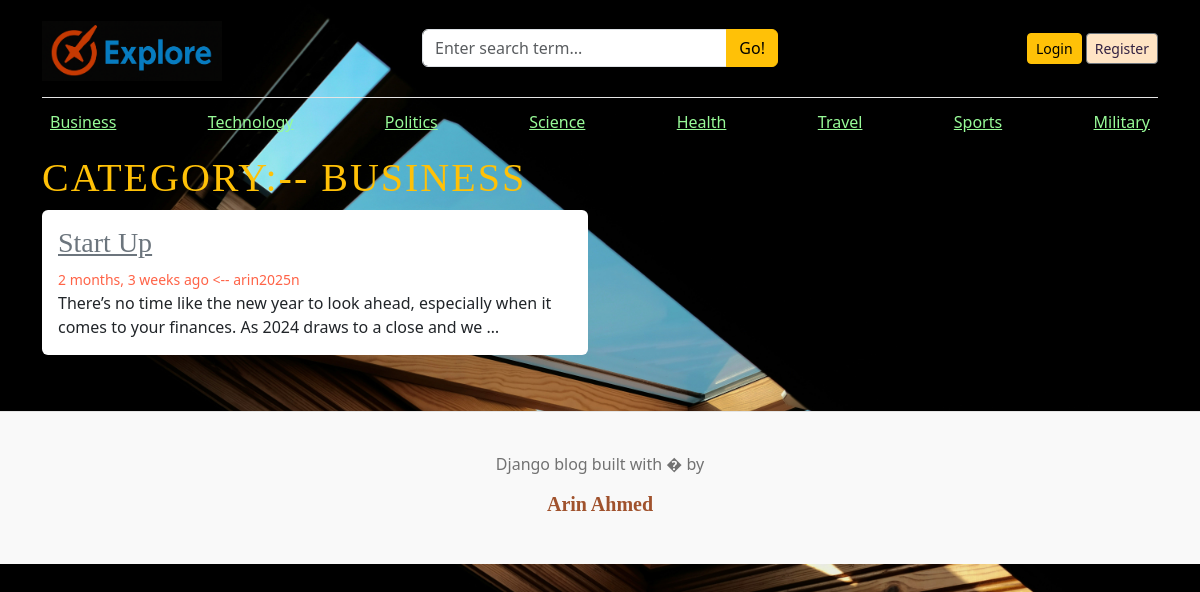
The app's page /category/2/ with its own data.
### blogs/models.py (models this page shows, shortened)
class Image(models.Model):
    title = models.CharField(max_length=50)
    image_file = models.ImageField(upload_to='images/')  # Saves to `MEDIA_ROOT/images/`
    uploaded_at = models.DateTimeField(auto_now_add=True)

class Category(models.Model):
    category_name = models.CharField(max_length=50,unique=True) # unique = True krle nam ta unique hisbe nibe,jeta second time use kra jbe na
    created_at = models.DateTimeField(auto_now_add=True)
    updated_at = models.DateTimeField(auto_now=True)
    class Meta:
        verbose_name_plural = 'Categories'
    def __str__(self):
        return self.category_name

class Blog(models.Model):
    title = models.CharField(max_length=100)
    slug = models.SlugField(max_length=150,unique=True,blank=True)
    category = models.ForeignKey(Category,on_delete=models.CASCADE)
    author = models.ForeignKey(User, on_delete=models.CASCADE)
    featured_image = models.ImageField(upload_to='uploads/%y/%m/%d') # etar mane uploads nam er folder a year,month,date er sthe image gula save hbe dynamically
    short_desc = models.TextField(max_length=500)
    blog_body = models.TextField(max_length=2000)
    status = models.CharField(max_length=20,choices=STATUS_CHOICES,default="Draft")
    is_featured = models.BooleanField(default=False)
    created_at = models.DateTimeField(auto_now_add=True)
    updated_at = models.DateTimeField(auto_now=True)

### blogs/views.py (the view)
# urls.py: path('<int:category_id>/',views.posts_by_category,name='posts_by_category'),
def posts_by_category(rqst,category_id):
    posts = Blog.objects.filter(status = 'Published',category = category_id)
    category = get_object_or_404(Category,pk=category_id) # category_id dara category er nam ta ta bair krar jnno
    context = {
        'posts':posts,
        'category':category,
    }
    return render(rqst,'posts_by_category.html',context)

### blogs/context_processors.py (called while the page is built)
def get_categories(rqst):
    categories = Category.objects.all()
    return dict(categories = categories) # ekhn autometically categories gula prottekta html page a dhuke jabe

def get_social_links(rqst):
    social_links = SocialLink.objects.all()
    return dict(social_links=social_links)

def image1(rqst):
    logo = Image.objects.get(title="Logo")
    return {'image1':logo}

def image2(rqst):
    WebsiteName = Image.objects.get(title="WebsiteName")
    return {'image2':WebsiteName}

def image3(rqst):
    BackgroundImage = Image.objects.get(title="BackgroundImage")
    return {'image3':BackgroundImage}

### templates/posts_by_category.html
{% extends "base.html" %}
{% block content %}
        <h1 class="text-uppercase text-warning" style="letter-spacing: 2px;">Category:-- {{category}}</h1>
        <div class="row mb-2">
            {% if posts %}
            {% for post in posts %}
            <div class="col-md-6">
            <div class="card border-0" >
                <div class="card-body">
                <h3><a href="{% url 'blogs' post.slug %}" class="text-secondary">{{post.title}}</a></h3>
                <small class="mb-1 text-muted" style="color:tomato !important;">{{post.created_at | timesince}} ago <-- {{post.author}}</small>
                <p class="card-text">{{post.short_desc | truncatewords:25}}</p>
                </div>
            </div> <br> <br>
            </div>
            {% endfor %}
            {% else %}
                <p><b><i>No Post Found..LoL..!</i></b></p>
            {% endif %}
        </div>
   </div>
{% endblock %}

### templates/base.html (shortened to what this page needs)
<!DOCTYPE html>
<html lang="en">
{% load static %}
<head>
    <link rel="stylesheet" href="https://cdnjs.cloudflare.com/ajax/libs/font-awesome/4.7.0/css/font-awesome.min.css">
    <link href="https://cdn.jsdelivr.net/npm/bootstrap@5.3.3/dist/css/bootstrap.min.css" rel="stylesheet">
    <link rel="stylesheet" href="{% static 'css/blog.css' %}">
</head>
<body>
    <div class="container">
      <header class="blog-header py-3">
        <div class="row flex-nowrap justify-content-between align-items-center">
          <div class="col-4 pt-1">
            <a class="blog-header-logo" id="headLine" href="/"><img src="{{image2.image_file.url}}" alt="Explore" style="height: 60px; width:180px"></a>
          </div>
          <div class="col-4">
            <form action="{% url 'search' %}" method="GET">
              <div class="input-group">
                <input class="form-control" type="text" name="keyword" value="{{kywrd}}" placeholder="Enter search term..." autocomplete="off" aria-label="Enter search term..." aria-describedby="button-search" />
                <button type="submit" class="btn btn-warning" id="button-search" type="button">Go!</button>
            </div>
            </form>
          </div>
          <div class="col-4 d-flex justify-content-end align-items-center">
            {% block navigation_links %}
            {% if not user.is_authenticated %}
            <a class="btn btn-sm btn-warning" id="login" href="{% url 'login' %}">Login</a> &nbsp;
            <a class="btn btn-sm btn-outline-secondary" id="rgstr" href="{% url 'register' %}">Register</a>
            {% else %}
            <span><a href="{% url 'dashboard' %}" class="btn lggdin" style="color:brown ; background-color:black "><i><b>Dashboard</b></i></a></span>
            &emsp;
            <span><a href="{% url 'logout' %}" id="lo_btn" class="btn btn-danger"><i><b>LogOut</b></i></a></span>
            {% endif %}
            {% endblock %}
          </div>
        </div>
      </header>
      <div class="nav-scroller py-1 mb-2">
        <nav class="nav d-flex justify-content-between">
        {% for cat in categories %}
          <a class="p-2" id="cat_nam" href="{% url 'posts_by_category' cat.id %}" style="color:palegreen;">{{cat.category_name}}</a>
        {% endfor %}
        </nav>
      </div>
    {% block content %}
    {% endblock %}
    <footer class="blog-footer">
        <p>Django blog built with � by <h5 style="color:sienna !important;"><b>Arin Ahmed</b></h5></p>
    </footer>
</body>
</html>

### static/css/blog.css (style rules this page uses)
.blog-header { border-bottom: 1px solid #e5e5e5; }
.blog-header-logo { font-family: "Playfair Display", Georgia, "Times New Roman", serif; font-size: 2.25rem; }
h1, h2, h3, h4, h5, h6 { font-family: "Playfair Display", Georgia, "Times New Roman", serif; }
.blog-footer { padding: 2.5rem 0; color: #727272; text-align: center; background-color: #f9f9f9; border-top: .05rem solid #e5e5e5; }

### records on screen
Image: image_file (picture)
Category: category_name "Business", category_name "BUSINESS"
Category: category_name "Technology"
Category: category_name "Politics"
Category: category_name "Science"
Category: category_name "Health"
Category: category_name "Travel"
Category: category_name "Sports"
Category: category_name "Military"
Blog: title "Start Up", created_at "2 months, 3 weeks", author "arin2025n", short_desc "There’s no time like the new year to look ahead, especially when it comes to your finances. As 2024 draws to a close and we …"
